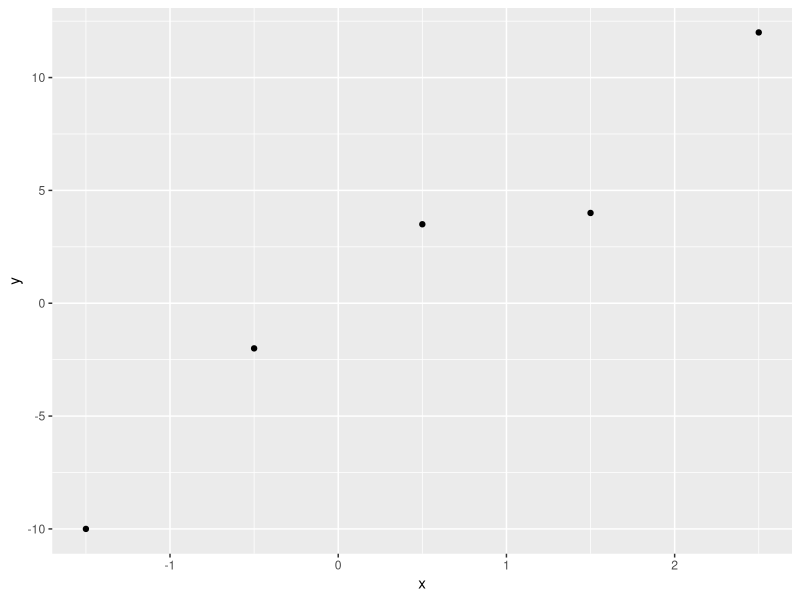

This figure's R source:
## ---- chunk 1
knitr::opts_chunk$set(
  comment = "#>", 
  echo = FALSE,
  fig.width = 5,
  fig.height = 4
)
## ---- chunk 2
x <- c(-0.5, -1.5, 0.5, 1.5, 2.5)
y <- c(-2, -10, 3.5, 4, 12)
knitr::kable(t(cbind(x,y)), "simple")
## ---- chunk 3
library(ggplot2)
ggplot(data = data.frame(x, y), aes(x = x, y = y)) +
  geom_point()
